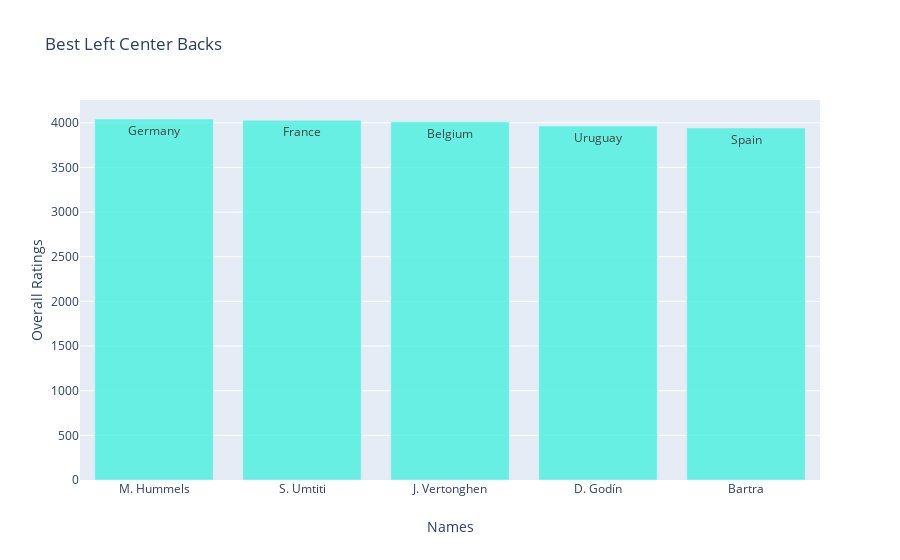

Notebook cell for this chart:
### Code cell
trace_lcb=go.Bar(
            x=lcb1.Name,
            y=lcb1.CB_Overall,
            name="CB_Overall",
            marker=dict(color="rgba(72,240,224,0.8)"),
            text=lcb1.Nationality)
data_lcb=[trace_lcb]
layout_lcb=dict(title="Best Left Center Backs"
            ,xaxis=dict(title="Names",ticklen=5,zeroline=False),
            yaxis=dict(title="Overall Ratings",ticklen=5,zeroline=False))
fig_lcb=go.Figure(data=data_lcb, layout=layout_lcb)
iplot(fig_lcb)

### Figure 1 — Plotly figure (JSON) as saved in the notebook; plotly's stock layout.template omitted (floating-point values rounded to 4 significant figures)
{"data": [{"marker": {"color": "rgba(72,240,224,0.8)"}, "name": "CB_Overall", "text": ["Germany", "France", "Belgium", "Uruguay", "Spain"], "type": "bar", "x": ["M. Hummels", "S. Umtiti", "J. Vertonghen", "D. Godín", "Bartra"], "y": [4042, 4028, 4010, 3964, 3942]}], "layout": {"title": {"text": "Best Left Center Backs"}, "xaxis": {"ticklen": 5, "title": {"text": "Names"}, "zeroline": false}, "yaxis": {"ticklen": 5, "title": {"text": "Overall Ratings"}, "zeroline": false}}}
